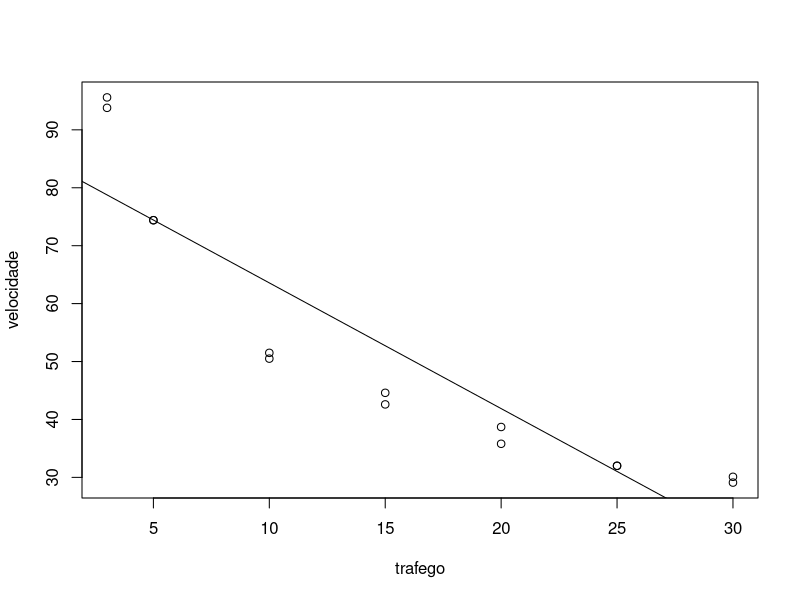
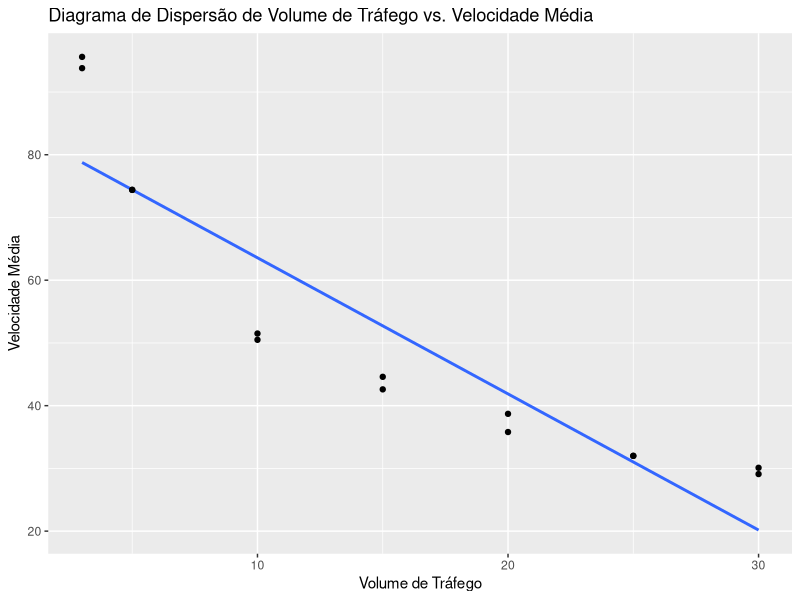

These figures' R source, in order:
library(ggplot2)

trafego = c(3,3,5,5,10,10,15,15,20,20,25,25,30,30)
velocidade = c(95.6, 93.8, 74.4, 74.4, 50.5, 51.5, 44.6, 42.6, 35.8, 38.7, 32.0, 32.0, 30.1, 29.1)
plot(trafego, velocidade)
abline(lm(velocidade ~ trafego))

dados = data.frame(
  trafego = c(3,3,5,5,10,10,15,15,20,20,25,25,30,30),
  velocidade = c(95.6, 93.8, 74.4, 74.4, 50.5, 51.5, 44.6, 42.6, 35.8, 38.7, 32.0, 32.0, 30.1, 29.1)
)

#Passo 1 e 2:

grafico_dispersao = ggplot(dados, aes(x = trafego, y = velocidade)) + 
  geom_smooth(method='lm', se=FALSE) +
  geom_point() + #pontos de dispersão
  labs(x = "Volume de Tráfego", y = "Velocidade Média") +
  ggtitle("Diagrama de Dispersão de Volume de Tráfego vs. Velocidade Média")

print(grafico_dispersao)

#Passo 3:

cor(dados$trafego,dados$velocidade)

#Passo 4: 
#TODO